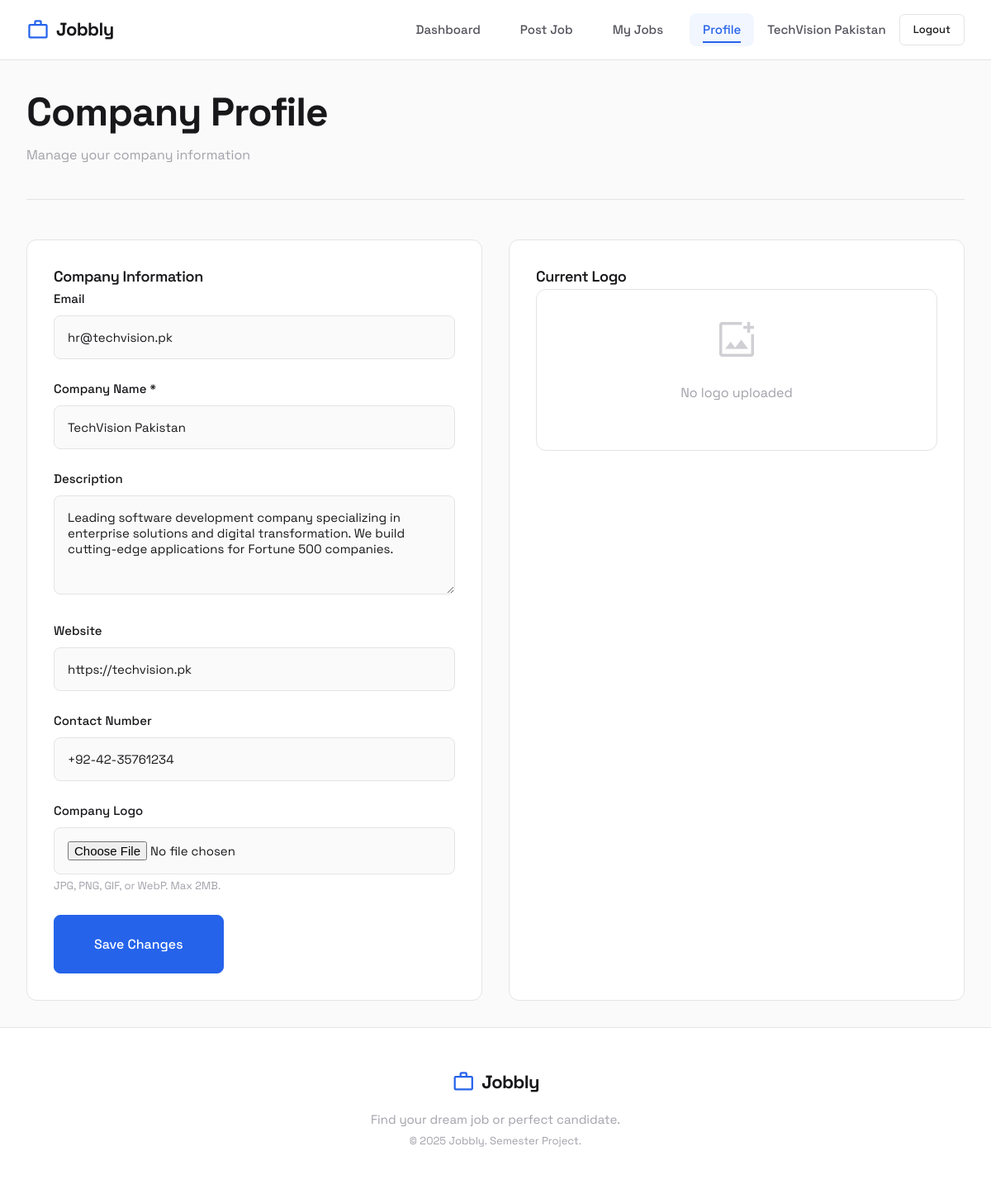
Screenshot of /v1-php/company/profile.php (signed in) with the database file from the repository.
### tables this page shows
CREATE TABLE companies (
    company_id INT AUTO_INCREMENT PRIMARY KEY,
    user_id INT NOT NULL UNIQUE,
    company_name VARCHAR(255) NOT NULL,
    description TEXT,
    logo_url VARCHAR(255),
    website VARCHAR(255),
    contact_no VARCHAR(50),
    FOREIGN KEY (user_id) REFERENCES users(user_id) ON DELETE CASCADE
);

CREATE TABLE users (
    user_id INT AUTO_INCREMENT PRIMARY KEY,
    email VARCHAR(255) UNIQUE NOT NULL,
    password VARCHAR(255) NOT NULL,
    user_type ENUM('company', 'seeker') NOT NULL,
    created_at TIMESTAMP DEFAULT CURRENT_TIMESTAMP
);

### v1-php/includes/functions.php (called while the page is built, shortened)
<?php
function e($string) {
    return htmlspecialchars($string, ENT_QUOTES, 'UTF-8');
}

### v1-php/company/profile.php (the view, shortened to what this page needs)
<?php
$db = getDB();
$companyId = $_SESSION['company_id'];
$stmt = $db->prepare("SELECT c.*, u.email FROM companies c JOIN users u ON c.user_id = u.user_id WHERE c.company_id = ?");
$stmt->execute([$companyId]);
$company = $stmt->fetch();
require_once __DIR__ . '/../includes/header.php';
?>
<div class="page-header">
    <h1 class="page-title">Company Profile</h1>
    <p class="page-subtitle">Manage your company information</p>
</div>
<div class="grid grid-2">
    <div class="card">
        <h3 class="card-title mb-lg">Company Information</h3>
        <form method="POST" action="" enctype="multipart/form-data">
            <div class="form-group">
                <label class="form-label">Email</label>
                <input type="text" class="form-input" value="<?= e($company['email']) ?>" disabled>
            </div>
            <div class="form-group">
                <label class="form-label" for="company_name">Company Name *</label>
                <input type="text" id="company_name" name="company_name" class="form-input"
                       value="<?= e($company['company_name']) ?>">
            </div>
            <div class="form-group">
                <label class="form-label" for="description">Description</label>
                <textarea id="description" name="description" class="form-textarea" rows="4"
                          placeholder="Tell job seekers about your company..."><?= e($company['description']) ?></textarea>
            </div>
            <div class="form-group">
                <label class="form-label" for="website">Website</label>
                <input type="text" id="website" name="website" class="form-input"
                       value="<?= e($company['website']) ?>" placeholder="https://example.com">
            </div>
            <div class="form-group">
                <label class="form-label" for="contact_no">Contact Number</label>
                <input type="text" id="contact_no" name="contact_no" class="form-input"
                       value="<?= e($company['contact_no']) ?>" placeholder="+92 300 1234567">
            </div>
            <div class="form-group">
                <label class="form-label" for="logo">Company Logo</label>
                <input type="file" id="logo" name="logo" class="form-input" accept="image/*">
                <p class="form-hint">JPG, PNG, GIF, or WebP. Max 2MB.</p>
            </div>
            <button type="submit" class="btn btn-primary btn-lg">Save Changes</button>
        </form>
    </div>
    <div class="card">
        <h3 class="card-title mb-lg">Current Logo</h3>
        <?php if ($company['logo_url']): ?>
            <img src="<?= SITE_URL ?>/uploads/logos/<?= e($company['logo_url']) ?>"
                 alt="<?= e($company['company_name']) ?>" class="logo-preview">
        <?php else: ?>
            <div class="empty-state empty-state-compact">
                <span class="material-symbols-outlined">add_photo_alternate</span>
                <p>No logo uploaded</p>
            </div>
        <?php endif; ?>
    </div>
</div>
<?php require_once __DIR__ . '/../includes/footer.php'; ?>

### v1-php/assets/css/variables.css (style rules this page uses)
:root { --primary: #2563eb; --primary-hover: #1d4ed8; --primary-light: #eff6ff; --primary-subtle: rgba(37, 99, 235, 0.06); --accent-yellow: #f59e0b; --accent-green: #10b981; --accent-red: #ef4444; --accent-purple: #8b5cf6; --success: #22c55e; --bg: #fafafa; --bg-alt: #ffffff; --bg-elevated: #ffffff; --text: #18181b; --text-secondary: #52525b; --text-muted: #a1a1aa; --border: #e4e4e7; --border-hover: #d4d4d8; --shadow-xs: 0 1px 2px rgba(0, 0, 0, 0.04); --shadow-sm: 0 2px 4px rgba(0, 0, 0, 0.04), 0 1px 2px rgba(0, 0, 0, 0.02); --shadow-md: 0 4px 12px rgba(0, 0, 0, 0.06), 0 2px 4px rgba(0, 0, 0, 0.04); --shadow-lg: 0 8px 24px rgba(0, 0, 0, 0.08), 0 4px 8px rgba(0, 0, 0, 0.04); --shadow-xl: 0 16px 48px rgba(0, 0, 0, 0.1); --ring: 0 0 0 3px rgba(37, 99, 235, 0.15); --space-xs: 0.25rem; --space-sm: 0.5rem; --space-md: 1rem; --space-lg: 1.5rem; --space-xl: 2rem; --space-2xl: 3rem; --space-3xl: 4rem; --border-width: 1px; --radius-sm: 6px; --radius-md: 8px; --radius-lg: 12px; --radius-xl: 16px; --radius-full: 9999px; --transition-fast: 0.15s ease; --transition: 0.2s ease; --transition-slow: 0.3s ease; }

### v1-php/assets/css/style.css (style rules this page uses)
* { margin: 0; padding: 0; box-sizing: border-box; }
html { scroll-behavior: smooth; }
body { font-family: 'Space Grotesk', -apple-system, BlinkMacSystemFont, sans-serif; background: var(--bg); color: var(--text); line-height: 1.6; min-height: 100vh; display: flex; flex-direction: column; -webkit-font-smoothing: antialiased; -moz-osx-font-smoothing: grayscale; }
h1, h2, h3, h4, h5, h6 { font-weight: 600; line-height: 1.3; letter-spacing: -0.02em; color: var(--text); }
h1 { font-size: clamp(2rem, 5vw, 3rem); font-weight: 700; }
h3 { font-size: clamp(1.125rem, 3vw, 1.5rem); }
p { margin-bottom: var(--space-md); color: var(--text-secondary); }
.grid { display: grid; gap: var(--space-xl); }
.grid-2 { grid-template-columns: repeat(auto-fit, minmax(300px, 1fr)); }
.page-header { margin-bottom: var(--space-2xl); padding-bottom: var(--space-lg); border-bottom: var(--border-width) solid var(--border); }
.page-title { margin-bottom: var(--space-sm); }
.page-subtitle { color: var(--text-muted); }
.empty-state { text-align: center; padding: var(--space-3xl) var(--space-xl); background: var(--bg-alt); border: var(--border-width) solid var(--border); border-radius: var(--radius-lg); }
.empty-state .material-symbols-outlined { font-size: 3.5rem; color: var(--text-muted); margin-bottom: var(--space-lg); opacity: 0.5; }
.empty-state p { color: var(--text-muted); margin-bottom: var(--space-lg); max-width: 360px; margin-left: auto; margin-right: auto; }
.mb-lg { margin-bottom: var(--space-lg); }
.empty-state-compact { padding: var(--space-xl); }

### v1-php/assets/css/components.css (style rules this page uses)
.btn { display: inline-flex; align-items: center; justify-content: center; gap: var(--space-sm); padding: var(--space-md) var(--space-lg); font-family: inherit; font-size: 0.9375rem; font-weight: 500; text-decoration: none; border: var(--border-width) solid var(--border); border-radius: var(--radius-md); cursor: pointer; transition: all 0.2s cubic-bezier(0.4, 0, 0.2, 1); background: var(--bg-alt); color: var(--text); position: relative; overflow: hidden; }
.btn-primary { background: var(--primary); color: white; border-color: var(--primary); }
.btn-lg { padding: var(--space-lg) var(--space-2xl); font-size: 1rem; }
.card { background: var(--bg-alt); border: var(--border-width) solid var(--border); border-radius: var(--radius-lg); padding: var(--space-xl); transition: all 0.3s cubic-bezier(0.4, 0, 0.2, 1); }
.card-title { font-size: 1.125rem; font-weight: 600; margin-bottom: var(--space-xs); }
.form-group { margin-bottom: var(--space-lg); }
.form-label { display: block; font-weight: 500; font-size: 0.9375rem; margin-bottom: var(--space-sm); color: var(--text); }
.form-input, .form-select, .form-textarea { width: 100%; padding: var(--space-md); font-family: inherit; font-size: 0.9375rem; background: var(--bg); color: var(--text); border: var(--border-width) solid var(--border); border-radius: var(--radius-md); transition: var(--transition); }
.form-input::placeholder { color: var(--text-muted); }
.form-textarea { resize: vertical; min-height: 120px; }
.form-hint { font-size: 0.8125rem; color: var(--text-muted); margin-top: var(--space-xs); }

### rows the page displays
companies: user.email "hr@techvision.pk", company_name "TechVision Pakistan", description "Leading software development company specializing in enterprise solutions and digital transformation. We build cutting-edge applications for Fortune 500 companies.", website "https://techvision.pk", contact_no "+92-42-35761234"

### other values shown
SITE_NAME "Jobbly"
$_SESSION['company_name'] "TechVision Pakistan"
